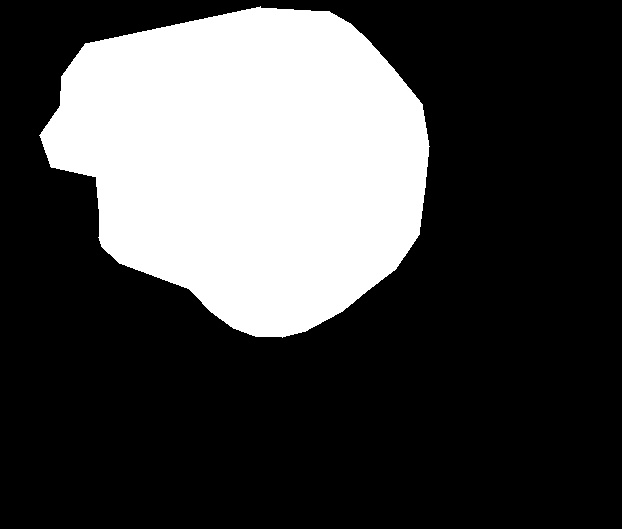
//> input picture playground/gt.jpg, 622 x 529 px
$ ./dice   (built with g++ and OpenCV 4)
//> lines starting //> are read from the running program, lines starting //| are printed output that depends on the picture; after the words box and inside, x2 and y2 are one past the last pixel; in counts of white or black regions, pixels touching at a corner belong together
//
//  Main.cpp
//  opencv_test
//
//  Created by Kyuri Kim on 2021/02/20.
//
//#include "Main.hpp"
#include <iostream>
#include <opencv4/opencv2/opencv.hpp>
#include <ctime>
#include <cmath>
#include <cstdlib>
#include <algorithm>
#include <vector>
#include <utility>
using namespace std;
using namespace cv;


int main(void)
{
    Mat gt = imread("/Users/kyurikim/Desktop/code/_c++/src/01.Dice_Score/gt.jpg");
//> gt is the input picture: 529 rows x 622 cols, CV_8UC3; min 0, max 255, mean 72.1
    Mat gt_resize;
    resize(gt, gt_resize, Size(512, 512));
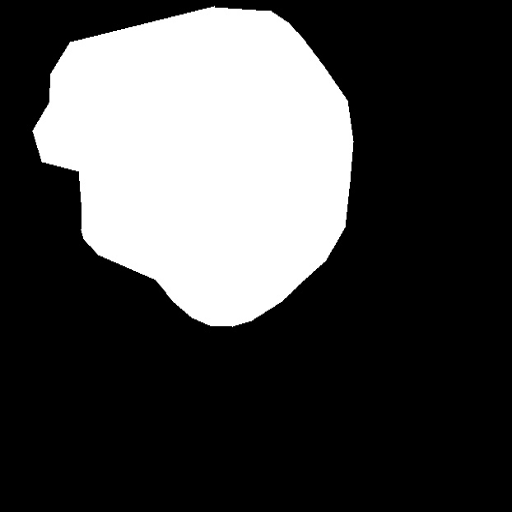
//> gt_resize: 512 rows x 512 cols, CV_8UC3; min 0, max 255, mean 72.1
    gt_resize = gt_resize / 255;
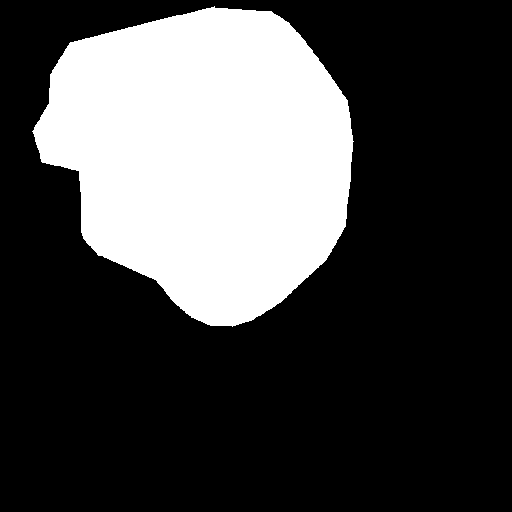
//> gt_resize: 512 rows x 512 cols, CV_8UC3; values 0 (black) and 1 (white), 28.3% white; 1 white region, box (x1, y1, x2, y2) and area: (32, 6, 354, 327) 74106
    imshow("gt", gt_resize*255);
    cout << "==========gt==========" << "\n";
    cout << "resizing 이전" << gt.size() << "\n";
//| resizing 이전[622 x 529]
    cout << "resizing 후" << gt_resize.size() << "\n";
//| resizing 후[512 x 512]

    Mat pred = imread("/Users/kyurikim/Desktop/code/_c++/src/01.Dice_Score/pred.jpg");
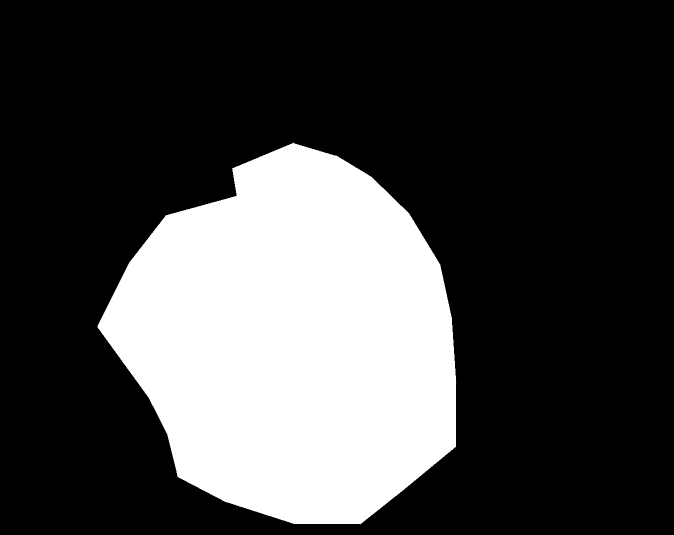
//> input picture playground/pred.jpg, 1348 x 1070 px (shown at 1/2 size)
//> pred is the input picture: 1070 rows x 1348 cols, CV_8UC3; min 0, max 255, mean 69
    Mat pred_resize;
    resize(pred, pred_resize, Size(512, 512));
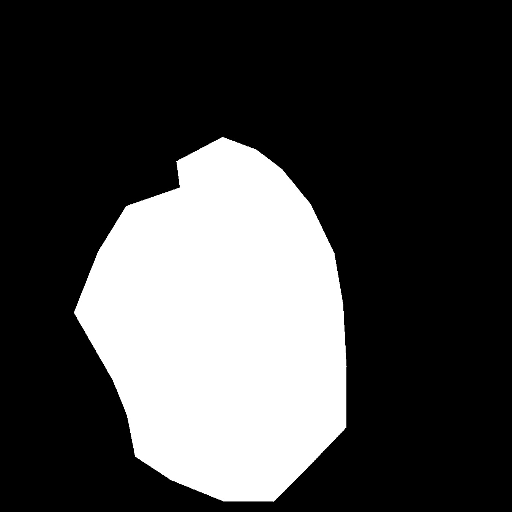
//> pred_resize: 512 rows x 512 cols, CV_8UC3; min 0, max 255, mean 69
    pred_resize = pred_resize / 255;
//> pred_resize: 512 rows x 512 cols, CV_8UC3; values 0 (black) and 1 (white), 27% white; 1 white region, box (x1, y1, x2, y2) and area: (74, 137, 347, 502) 70877
    imshow("pred", pred_resize*255);
    cout << "=========pred=========" << "\n";
    cout << "resizing 이전" << pred.size() << "\n";
//| resizing 이전[1348 x 1070]
    cout << "resizing 후" << pred_resize.size() << "\n";
//| resizing 후[512 x 512]


    /*
        겹친구간 구하기 (Multiply)
     */
    Mat intersection;
    multiply(gt_resize, pred_resize, intersection);
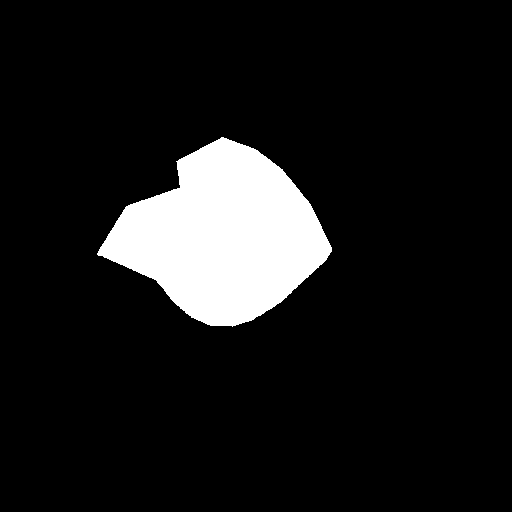
//> intersection: 512 rows x 512 cols, CV_8UC3; values 0 (black) and 1 (white), 10.2% white; 1 white region, box (x1, y1, x2, y2) and area: (97, 137, 332, 327) 26642
    imshow("intersection", intersection*255);

    double overlap = gt_resize.dot(pred_resize);
//> overlap = 79926
    Scalar dsc = 2 * overlap / (sum(gt_resize) + sum(pred_resize));
//> dsc = Scalar(0.368, -0.368, -0.368)
    cout << "Multiply DSC:" << dsc << "\n";
//| Multiply DSC:[0.367519, -0.367519, -0.367519, -0]


    /*
        겹친구간 구하기 (Flatten)
     */
    double overlap_f = 0;
    Scalar union_sum = 0;
    for(int i = 0; i < gt_resize.rows; i++){

        const double* Mi = gt_resize.ptr<double>(i);  //gt pointer
        const double* Ni = pred_resize.ptr<double>(i);  //pred pointer
        for(int j=0;j<gt_resize.cols;j++){
            overlap_f += Mi[j]*Ni[j];
            union_sum += (sum(Mi[j]) + sum(Ni[j]));
        }
    }
//> this loop made 512 passes
//> union_sum on passes 1 to 3: Scalar(0), Scalar(0), Scalar(0)
//> after the loop, overlap_f = 0; union_sum = Scalar(1.26e-298)
    cout << "Flatten DSC:" << 2 * overlap/union_sum << "\n";
//| Flatten DSC:[inf, -nan, -nan, -nan]

    waitKey();
    return 0;
}
